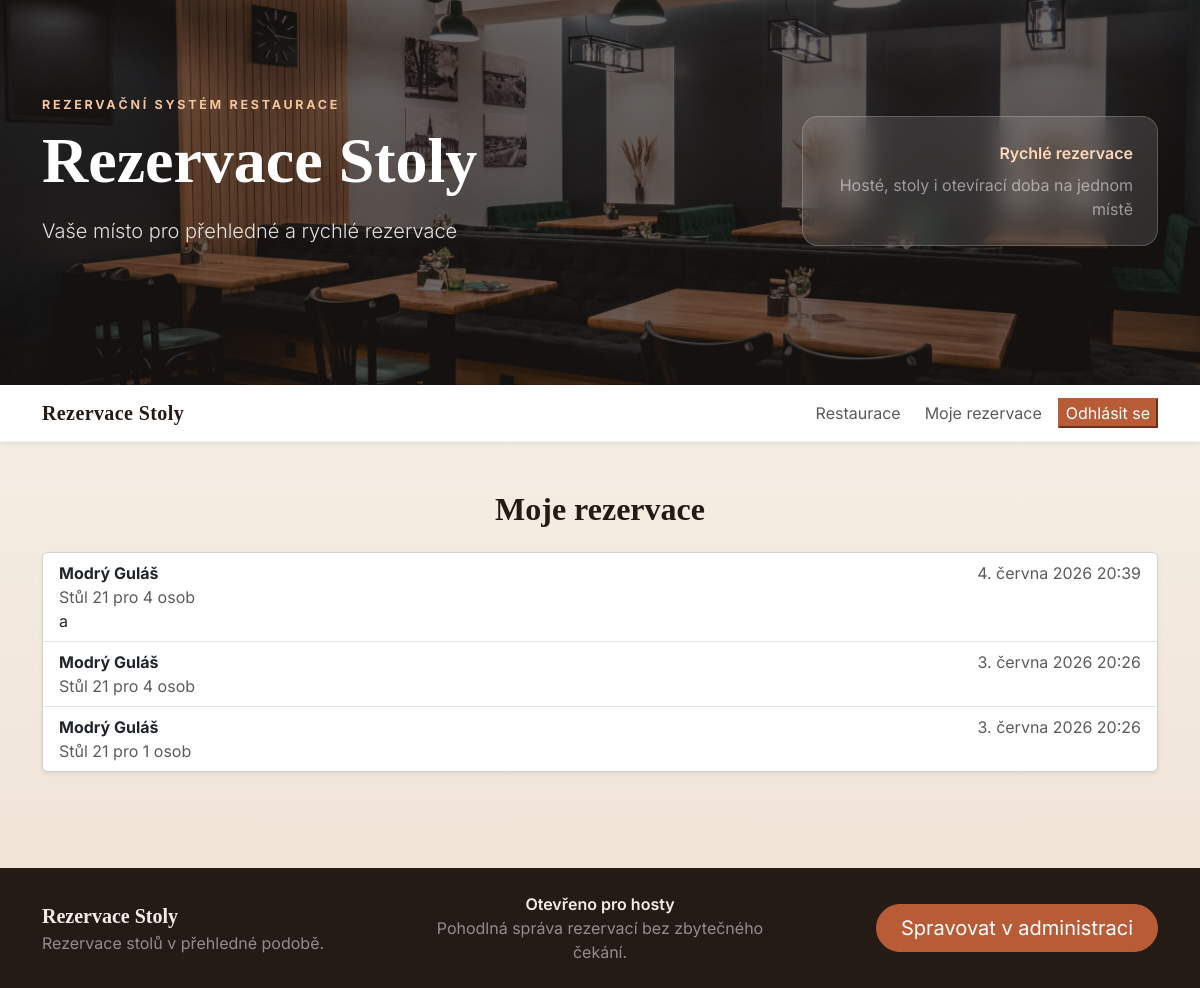
The app's page /moje-rezervace/ (signed in), older data.
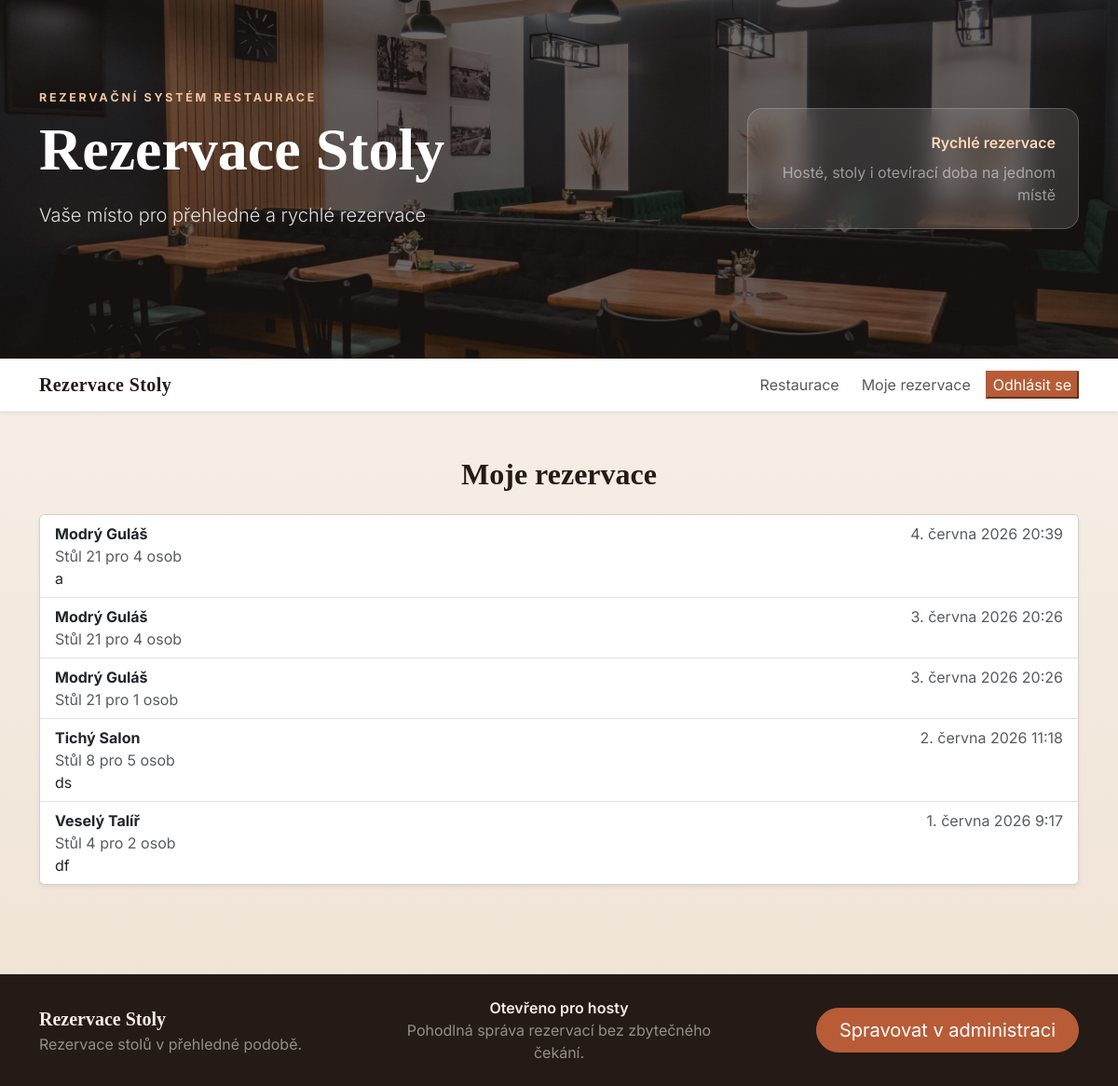
The same page, newer data.
### knihovna/models.py (models this page shows, shortened)
class Rezervace(models.Model):
    zakaznik = models.ForeignKey('Zakaznik', on_delete=models.CASCADE)
    stul = models.ForeignKey('Stoly', on_delete=models.CASCADE)
    datum_cas = models.DateTimeField(validators=[MinValueValidator(limit_value=datetime.utcnow().replace(tzinfo=timezone.utc), message="Datum a čas rezervace musí být v minulosti.")])
    delka_trvani = models.DurationField()
    pocet_osob = models.IntegerField(validators=[MinValueValidator(1, message="Počet osob musí být alespoň 1.")])
    poznamka = models.TextField(blank=True, null=True)
    class Meta:
        verbose_name = "Rezervace"
        verbose_name_plural = "Rezervace"

class Stoly(models.Model):
    cislo =models.IntegerField()
    pocet_mist = models.IntegerField()
    Restaurace = models.ForeignKey('Restaurace', on_delete=models.CASCADE)
    stav = models.CharField(max_length=20, choices=[
        ('volny', 'Volný'),
        ('rezervovany', 'Rezervovaný'),
        ('obsazeny', 'Obsazený')
    ])
    class Meta:
        verbose_name = "Stůl"
        verbose_name_plural = "Stoly"

class Restaurace(models.Model):
    nazev = models.CharField(max_length=100)
    adresa = models.ForeignKey('Adresa', on_delete=models.CASCADE)
    image = models.ImageField(upload_to='restaurace/', blank=True, null=True)
    class Meta:
        verbose_name = "Restaurace"
        verbose_name_plural = "Restaurace"

### knihovna/views.py (the view)
# urls.py: path("moje-rezervace/", my_reservations, name="my_reservations"),
@login_required
def my_reservations(request):
    customer = getattr(request.user, "zakaznik", None)
    if customer is None:
        reservations = Rezervace.objects.none()
        return render(request, "reservations/moje_rezervace.html", {
            "reservations": reservations,
        })
    reservations = Rezervace.objects.filter(
        zakaznik=customer,
    ).select_related("stul", "stul__Restaurace").order_by("-datum_cas")
    return render(request, "reservations/moje_rezervace.html", {
        "reservations": reservations,
    })

### knihovna/templates/reservations/moje_rezervace.html (shortened to what this page needs)
{% extends "base.html" %}
{% block content %}
<h1 class="restaurant-detail-name mb-4 text-center">Moje rezervace</h1>
{% if reservations %}
<div class="card shadow-sm">
    <div class="list-group list-group-flush">
        {% for reservation in reservations %}
        <div class="list-group-item d-flex flex-column flex-md-row justify-content-between gap-2">
            <div>
                <strong>{{ reservation.stul.Restaurace.nazev }}</strong>
                <div class="text-muted">Stůl {{ reservation.stul.cislo }} pro {{ reservation.pocet_osob }} osob</div>
                {% if reservation.poznamka %}
                <div>{{ reservation.poznamka }}</div>
                {% endif %}
            </div>
            <div class="text-md-end text-muted">{{ reservation.datum_cas }}</div>
        </div>
        {% endfor %}
    </div>
</div>
{% else %}
<div class="alert alert-info text-center">Zatím nemáte žádné rezervace.</div>
{% endif %}
{% endblock %}

Row changes from the older to the newer data that the page shows:
added Rezervace: stul.Restaurace.nazev "Tichý Salon", stul.cislo "8", pocet_osob "5", poznamka "ds", datum_cas "2. června 2026 11:18"
added Rezervace: stul.Restaurace.nazev "Veselý Talíř", stul.cislo "4", pocet_osob "2", poznamka "df", datum_cas "1. června 2026 9:17"
